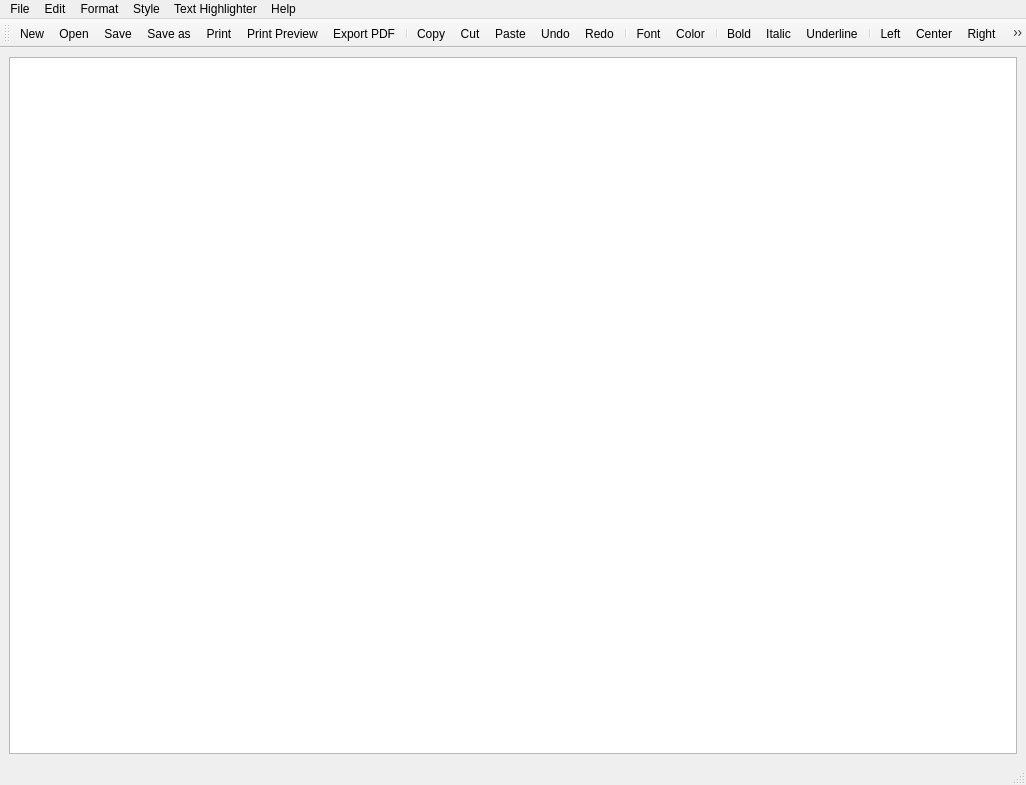
<?xml version="1.0" encoding="UTF-8"?>
<ui version="4.0">
 <class>MainWindow</class>
 <widget class="QMainWindow" name="MainWindow">
  <property name="geometry">
   <rect>
    <x>0</x>
    <y>0</y>
    <width>1026</width>
    <height>785</height>
   </rect>
  </property>
  <property name="windowTitle">
   <string>PyQt Text Editor</string>
  </property>
  <property name="windowIcon">
   <iconset>
    <normalon>C:/Users/Enrico Lima/Documents/Icons/icons8-e-learning-96.png</normalon>
   </iconset>
  </property>
  <widget class="QWidget" name="centralwidget">
   <layout class="QGridLayout" name="gridLayout">
    <item row="0" column="0">
     <widget class="QTextEdit" name="textEdit"/>
    </item>
   </layout>
  </widget>
  <widget class="QMenuBar" name="menubar">
   <property name="geometry">
    <rect>
     <x>0</x>
     <y>0</y>
     <width>1026</width>
     <height>21</height>
    </rect>
   </property>
   <widget class="QMenu" name="menuFile">
    <property name="title">
     <string>File</string>
    </property>
    <addaction name="actionNew"/>
    <addaction name="actionOpen"/>
    <addaction name="actionSave"/>
    <addaction name="actionSave_as"/>
    <addaction name="separator"/>
    <addaction name="actionPrint"/>
    <addaction name="actionPrint_Preview"/>
    <addaction name="actionExport_PDF"/>
    <addaction name="separator"/>
    <addaction name="actionExit"/>
   </widget>
   <widget class="QMenu" name="menuEdit">
    <property name="title">
     <string>Edit</string>
    </property>
    <addaction name="actionCopy"/>
    <addaction name="actionCut"/>
    <addaction name="actionPaste"/>
    <addaction name="separator"/>
    <addaction name="actionUndo"/>
    <addaction name="actionRedo"/>
   </widget>
   <widget class="QMenu" name="menuFormat">
    <property name="title">
     <string>Format</string>
    </property>
    <addaction name="actionFont"/>
    <addaction name="actionColor"/>
   </widget>
   <widget class="QMenu" name="menuStyle">
    <property name="title">
     <string>Style</string>
    </property>
    <addaction name="actionBold"/>
    <addaction name="actionItalic"/>
    <addaction name="actionUnderline"/>
    <addaction name="separator"/>
    <addaction name="actionLeft"/>
    <addaction name="actionCenter"/>
    <addaction name="actionRight"/>
    <addaction name="actionJustify"/>
   </widget>
   <widget class="QMenu" name="menuText_Hightlighter">
    <property name="title">
     <string>Text Highlighter</string>
    </property>
    <addaction name="actionText_Highlight"/>
   </widget>
   <widget class="QMenu" name="menuHelp">
    <property name="title">
     <string>Help</string>
    </property>
    <addaction name="actionAbout"/>
    <addaction name="actionAbout_Qt"/>
   </widget>
   <addaction name="menuFile"/>
   <addaction name="menuEdit"/>
   <addaction name="menuFormat"/>
   <addaction name="menuStyle"/>
   <addaction name="menuText_Hightlighter"/>
   <addaction name="menuHelp"/>
  </widget>
  <widget class="QStatusBar" name="statusbar"/>
  <widget class="QToolBar" name="toolBar">
   <property name="windowTitle">
    <string>toolBar</string>
   </property>
   <attribute name="toolBarArea">
    <enum>TopToolBarArea</enum>
   </attribute>
   <attribute name="toolBarBreak">
    <bool>false</bool>
   </attribute>
   <addaction name="actionNew"/>
   <addaction name="actionOpen"/>
   <addaction name="actionSave"/>
   <addaction name="actionSave_as"/>
   <addaction name="actionPrint"/>
   <addaction name="actionPrint_Preview"/>
   <addaction name="actionExport_PDF"/>
   <addaction name="separator"/>
   <addaction name="actionCopy"/>
   <addaction name="actionCut"/>
   <addaction name="actionPaste"/>
   <addaction name="actionUndo"/>
   <addaction name="actionRedo"/>
   <addaction name="separator"/>
   <addaction name="actionFont"/>
   <addaction name="actionColor"/>
   <addaction name="separator"/>
   <addaction name="actionBold"/>
   <addaction name="actionItalic"/>
   <addaction name="actionUnderline"/>
   <addaction name="separator"/>
   <addaction name="actionLeft"/>
   <addaction name="actionCenter"/>
   <addaction name="actionRight"/>
   <addaction name="actionJustify"/>
  </widget>
  <action name="actionNew">
   <property name="icon">
    <iconset>
     <normalon>C:/Users/Enrico Lima/Documents/icons8-file-32.png</normalon>
    </iconset>
   </property>
   <property name="text">
    <string>New</string>
   </property>
  </action>
  <action name="actionOpen">
   <property name="icon">
    <iconset>
     <normalon>C:/Users/Enrico Lima/Documents/Icons/open.png</normalon>
    </iconset>
   </property>
   <property name="text">
    <string>Open</string>
   </property>
  </action>
  <action name="actionSave">
   <property name="icon">
    <iconset>
     <normalon>C:/Users/Enrico Lima/Documents/Icons/save.png</normalon>
    </iconset>
   </property>
   <property name="text">
    <string>Save</string>
   </property>
  </action>
  <action name="actionSave_as">
   <property name="icon">
    <iconset>
     <normalon>C:/Users/Enrico Lima/Documents/Icons/save_as.png</normalon>
    </iconset>
   </property>
   <property name="text">
    <string>Save as</string>
   </property>
  </action>
  <action name="actionPrint">
   <property name="icon">
    <iconset>
     <normalon>C:/Users/Enrico Lima/Documents/Icons/print.png</normalon>
    </iconset>
   </property>
   <property name="text">
    <string>Print</string>
   </property>
  </action>
  <action name="actionPrint_Preview">
   <property name="icon">
    <iconset>
     <normalon>C:/Users/Enrico Lima/Documents/Icons/print_preview.png</normalon>
    </iconset>
   </property>
   <property name="text">
    <string>Print Preview</string>
   </property>
  </action>
  <action name="actionExport_PDF">
   <property name="icon">
    <iconset>
     <normalon>C:/Users/Enrico Lima/Documents/Icons/export_pdf.png</normalon>
    </iconset>
   </property>
   <property name="text">
    <string>Export PDF</string>
   </property>
  </action>
  <action name="actionExit">
   <property name="icon">
    <iconset>
     <normalon>C:/Users/Enrico Lima/Documents/Icons/exit.png</normalon>
    </iconset>
   </property>
   <property name="text">
    <string>Exit</string>
   </property>
  </action>
  <action name="actionCopy">
   <property name="icon">
    <iconset>
     <normalon>C:/Users/Enrico Lima/Documents/Icons/copy.png</normalon>
    </iconset>
   </property>
   <property name="text">
    <string>Copy</string>
   </property>
  </action>
  <action name="actionCut">
   <property name="icon">
    <iconset>
     <normalon>C:/Users/Enrico Lima/Documents/Icons/cut.png</normalon>
    </iconset>
   </property>
   <property name="text">
    <string>Cut</string>
   </property>
  </action>
  <action name="actionPaste">
   <property name="icon">
    <iconset>
     <normalon>C:/Users/Enrico Lima/Documents/Icons/paste.png</normalon>
    </iconset>
   </property>
   <property name="text">
    <string>Paste</string>
   </property>
  </action>
  <action name="actionUndo">
   <property name="icon">
    <iconset>
     <normalon>C:/Users/Enrico Lima/Documents/Icons/undo.png</normalon>
    </iconset>
   </property>
   <property name="text">
    <string>Undo</string>
   </property>
  </action>
  <action name="actionRedo">
   <property name="icon">
    <iconset>
     <normalon>C:/Users/Enrico Lima/Documents/Icons/redo.png</normalon>
    </iconset>
   </property>
   <property name="text">
    <string>Redo</string>
   </property>
  </action>
  <action name="actionFont">
   <property name="icon">
    <iconset>
     <normalon>C:/Users/Enrico Lima/Documents/Icons/font.png</normalon>
    </iconset>
   </property>
   <property name="text">
    <string>Font</string>
   </property>
  </action>
  <action name="actionColor">
   <property name="icon">
    <iconset>
     <normalon>C:/Users/Enrico Lima/Documents/Icons/color.png</normalon>
    </iconset>
   </property>
   <property name="text">
    <string>Color</string>
   </property>
  </action>
  <action name="actionBold">
   <property name="icon">
    <iconset>
     <normalon>C:/Users/Enrico Lima/Documents/Icons/bold.png</normalon>
    </iconset>
   </property>
   <property name="text">
    <string>Bold</string>
   </property>
  </action>
  <action name="actionItalic">
   <property name="icon">
    <iconset>
     <normalon>C:/Users/Enrico Lima/Documents/Icons/icons8-italic-64.png</normalon>
    </iconset>
   </property>
   <property name="text">
    <string>Italic</string>
   </property>
  </action>
  <action name="actionUnderline">
   <property name="icon">
    <iconset>
     <normalon>C:/Users/Enrico Lima/Documents/Icons/underline.png</normalon>
    </iconset>
   </property>
   <property name="text">
    <string>Underline</string>
   </property>
  </action>
  <action name="actionLeft">
   <property name="icon">
    <iconset>
     <normalon>C:/Users/Enrico Lima/Documents/Icons/align-left.png</normalon>
    </iconset>
   </property>
   <property name="text">
    <string>Left</string>
   </property>
  </action>
  <action name="actionCenter">
   <property name="icon">
    <iconset>
     <normalon>C:/Users/Enrico Lima/Documents/Icons/align-center.png</normalon>
    </iconset>
   </property>
   <property name="text">
    <string>Center</string>
   </property>
  </action>
  <action name="actionRight">
   <property name="icon">
    <iconset>
     <normalon>C:/Users/Enrico Lima/Documents/Icons/align-right.png</normalon>
    </iconset>
   </property>
   <property name="text">
    <string>Right</string>
   </property>
  </action>
  <action name="actionJustify">
   <property name="icon">
    <iconset>
     <normalon>C:/Users/Enrico Lima/Documents/Icons/align-justify.png</normalon>
    </iconset>
   </property>
   <property name="text">
    <string>Justify</string>
   </property>
  </action>
  <action name="actionTime">
   <property name="text">
    <string>Time</string>
   </property>
  </action>
  <action name="actionDate">
   <property name="text">
    <string>Date</string>
   </property>
  </action>
  <action name="actionText_Highlight">
   <property name="icon">
    <iconset>
     <normalon>C:/Users/Enrico Lima/Documents/Icons/icons8-marker-pen-64.png</normalon>
    </iconset>
   </property>
   <property name="text">
    <string>Text Highlight</string>
   </property>
  </action>
  <action name="actionAbout">
   <property name="text">
    <string>About</string>
   </property>
  </action>
  <action name="actionAbout_Qt">
   <property name="text">
    <string>About Qt</string>
   </property>
  </action>
 </widget>
 <resources>
  <include location="C:/Users/Enrico Lima/Documents/icons.qrc"/>
 </resources>
 <connections/>
</ui>
